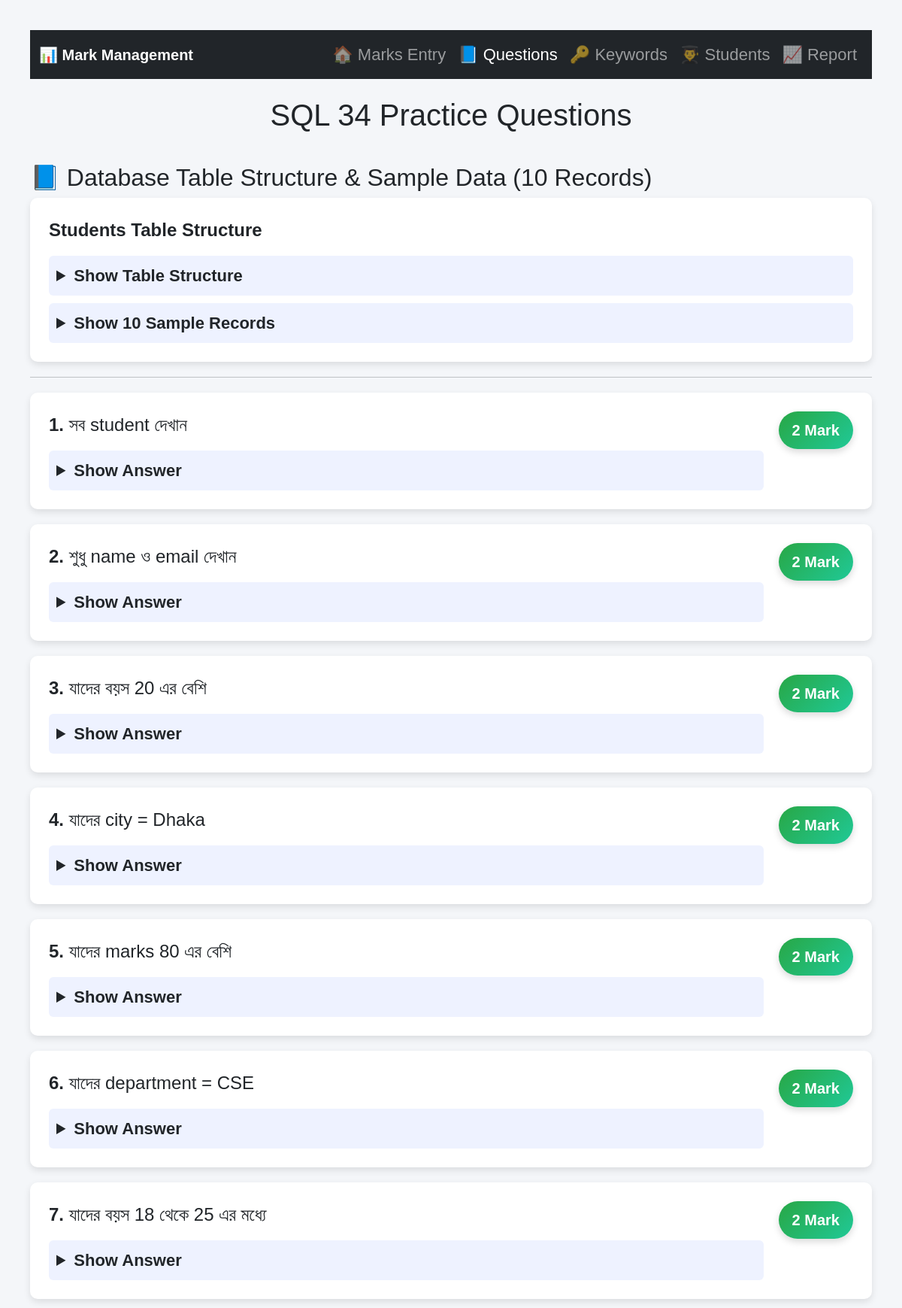
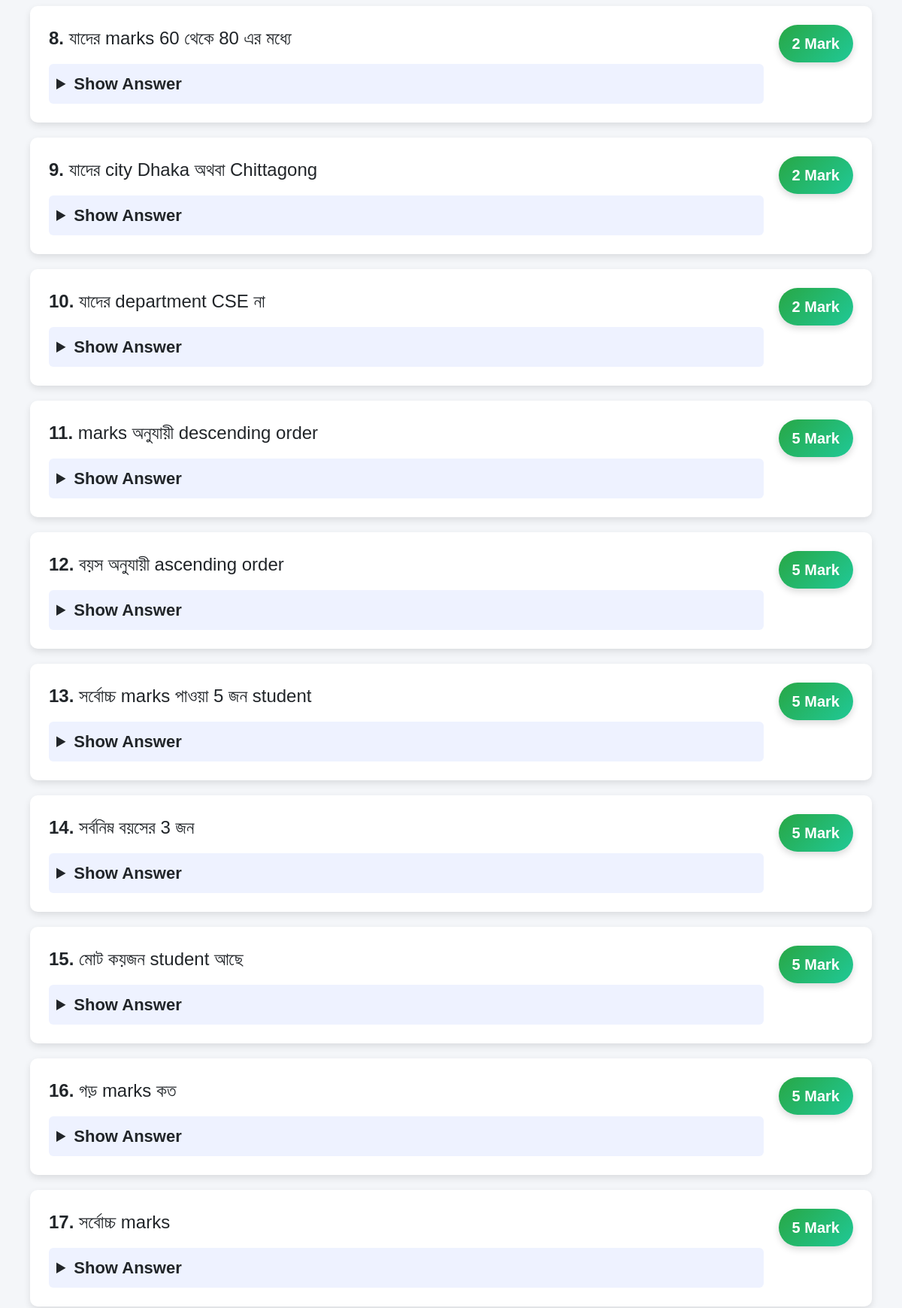
The page /question.php (upper part) on the database its author committed (2 pictures, top to bottom).
### tables this page shows
CREATE TABLE `sql_questions` (
  `id` int(11) NOT NULL,
  `question` text NOT NULL,
  `answer` text NOT NULL
);

### question.php (the view, shortened to what this page needs)
<?php
include 'db.php';
function get_question_mark($qid)
{
    if ($qid >= 1 && $qid <= 10) return 2;
    if ($qid >= 11 && $qid <= 22) return 5;
    if ($qid >= 23 && $qid <= 35) return 10;
    return 0;
}
?>
<!DOCTYPE html>
<html lang="en">
<head>
    <link href="https://cdn.jsdelivr.net/npm/bootstrap@5.3.0/dist/css/bootstrap.min.css" rel="stylesheet">
</head>
<body>
<nav class="navbar navbar-expand-lg navbar-dark bg-dark mb-4">
    <div class="container-fluid">
        <a class="navbar-brand fw-bold" href="#">📊 Mark Management</a>
        <div class="collapse navbar-collapse" id="navbarNav">
            <ul class="navbar-nav ms-auto">
                <li class="nav-item">
                    <a class="nav-link" href="index.php">🏠 Marks Entry</a>
                </li>
                <li class="nav-item">
                    <a class="nav-link active" href="question.php">📘 Questions</a>
                </li>
                <li class="nav-item">
                    <a class="nav-link" href="keywords.php">🔑  Keywords</a>
                </li>
                <li class="nav-item">
                    <a class="nav-link" href="students.php">👨‍🎓 Students</a>
                </li>
                <li class="nav-item">
                    <a class="nav-link" href="report.php">📈 Report</a>
                </li>
            </ul>
        </div>
    </div>
</nav>
<h1>SQL 34 Practice Questions</h1>
<h2>📘 Database Table Structure & Sample Data (10 Records)</h2>
<div class="table-structure">
    <p><strong>Students Table Structure</strong></p>
    <details>
        <summary>Show Table Structure</summary>
    </details>
    <details>
        <summary>Show 10 Sample Records</summary>
    </details>
</div>
<hr style="margin:20px 0;">
<?php
$sql = "SELECT * FROM sql_questions ORDER BY id ASC";
$result = $conn->query($sql);
if ($result->num_rows > 0) {
    $counter = 1;
    while ($row = $result->fetch_assoc()) {
        $qid = $row['id'];
        $q_mark = get_question_mark($qid);
        echo '<div class="question">';
        echo '<div style="flex:1;">';
        echo '<p><strong>' . $counter . '.</strong> ' . $row['question'] . '</p>';
        echo '<details><summary>Show Answer</summary>';
        echo '</details>';
        echo '</div>';
        echo '<div class="mark">' . $q_mark . ' Mark</div>';
        echo '</div>';
        $counter++;
    }
} else {
    echo "<p>No questions found in the database.</p>";
}
?>
</body>
</html>

### question.php (style rules this page uses)
body { font-family: Arial, sans-serif; background: #f4f6f9; padding: 40px; font-size: 22px; }
h1 { text-align: center; margin-bottom: 40px; font-size: 40px; }
.table-structure { background: #fff; padding: 25px; margin-bottom: 20px; border-radius: 10px; box-shadow: 0 4px 10px rgba(0, 0, 0, 0.1); font-size: 24px; }
.question { background: #fff; padding: 25px; margin-bottom: 20px; border-radius: 10px; box-shadow: 0 4px 10px rgba(0, 0, 0, 0.1); font-size: 24px; display: flex; justify-content: space-between; align-items: flex-start; gap: 20px; }
details { margin-top: 10px; background: #eef2ff; padding: 10px; border-radius: 6px; }
summary { cursor: pointer; font-weight: bold; font-size: 22px; }
.mark { background: linear-gradient(135deg, #28a745, #20c997); color: #fff; padding: 10px 18px; border-radius: 30px; font-size: 20px; font-weight: bold; min-width: 80px; text-align: center; height: fit-content; box-shadow: 0 4px 10px rgba(0,0,0,0.15); }

### rows shown on the page
sql_questions: question "সব student দেখান", id "2"
sql_questions: question "শুধু name ও email দেখান", id "2"
sql_questions: question "যাদের বয়স 20 এর বেশি", id "2"
sql_questions: question "যাদের city = Dhaka", id "2"
sql_questions: question "যাদের marks 80 এর বেশি", id "2"
sql_questions: question "যাদের department = CSE", id "2"
sql_questions: question "যাদের বয়স 18 থেকে 25 এর মধ্যে", id "2"
sql_questions: question "যাদের marks 60 থেকে 80 এর মধ্যে", id "2"
sql_questions: question "যাদের city Dhaka অথবা Chittagong", id "2"
sql_questions: question "যাদের department CSE না", id "2"
sql_questions: question "marks অনুযায়ী descending order", id "5"
sql_questions: question "বয়স অনুযায়ী ascending order", id "5"
sql_questions: question "সর্বোচ্চ marks পাওয়া 5 জন student", id "5"
sql_questions: question "সর্বনিম্ন বয়সের 3 জন", id "5"
sql_questions: question "মোট কয়জন student আছে", id "5"
sql_questions: question "গড় marks কত", id "5"
sql_questions: question "সর্বোচ্চ marks", id "5"
